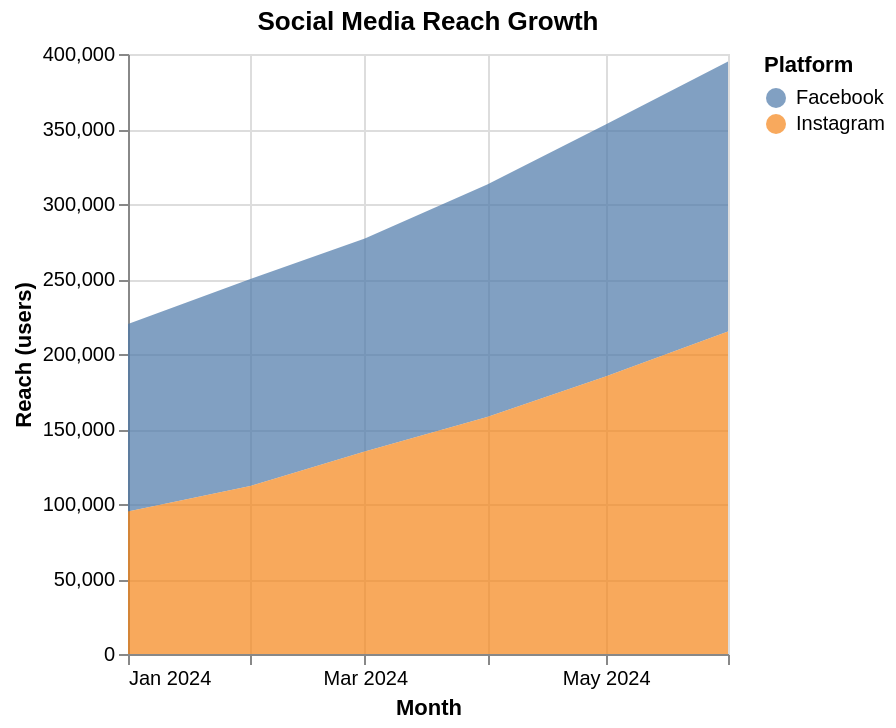

Describe this chart as a Vega-Lite specification.
### Vega-Lite specification from a JSON file in a GitHub repository (floating-point values rounded to 4 significant figures)
{"$schema": "https://vega.github.io/schema/vega-lite/v6.json", "description": "Social media reach growth", "data": {"values": [{"date": "2024-01", "platform": "Facebook", "reach": 125000}, {"date": "2024-02", "platform": "Facebook", "reach": 138000}, {"date": "2024-03", "platform": "Facebook", "reach": 142000}, {"date": "2024-04", "platform": "Facebook", "reach": 155000}, {"date": "2024-05", "platform": "Facebook", "reach": 168000}, {"date": "2024-06", "platform": "Facebook", "reach": 180000}, {"date": "2024-01", "platform": "Instagram", "reach": 95000}, {"date": "2024-02", "platform": "Instagram", "reach": 112000}, {"date": "2024-03", "platform": "Instagram", "reach": 135000}, {"date": "2024-04", "platform": "Instagram", "reach": 158000}, {"date": "2024-05", "platform": "Instagram", "reach": 185000}, {"date": "2024-06", "platform": "Instagram", "reach": 215000}]}, "mark": "area", "encoding": {"x": {"field": "date", "type": "temporal", "axis": {"title": "Month", "format": "%b %Y"}}, "y": {"field": "reach", "type": "quantitative", "axis": {"title": "Reach (users)", "format": ",.0f"}}, "color": {"field": "platform", "type": "nominal", "legend": {"title": "Platform"}}, "opacity": {"value": 0.7}}, "title": "Social Media Reach Growth"}
